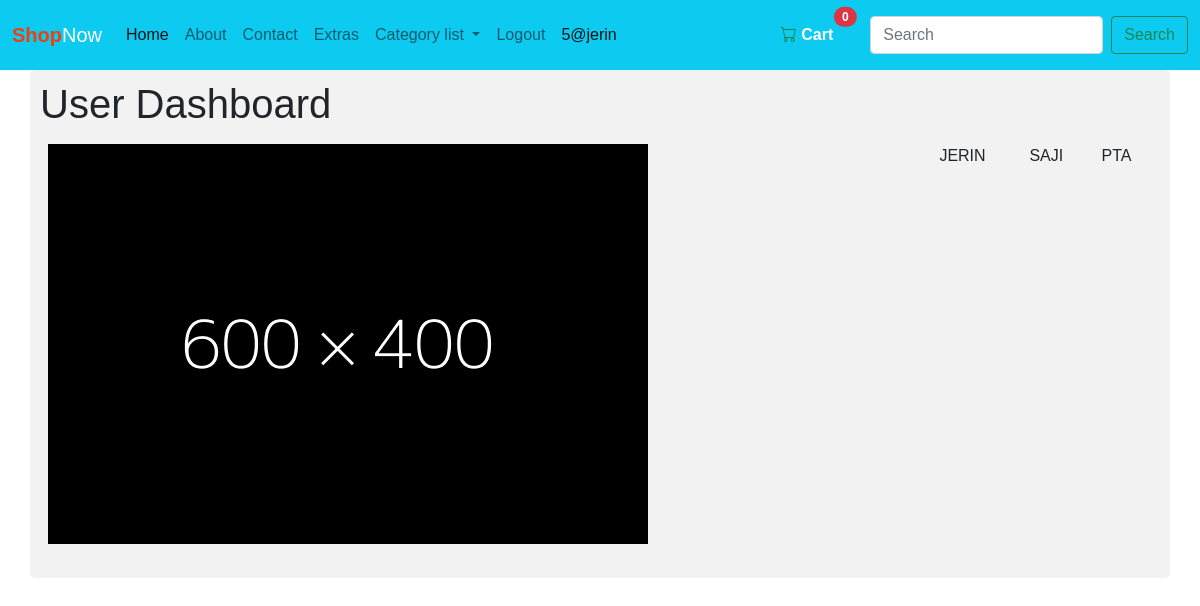
The page /user/dashboard/ (signed in) on the database its author committed.
### user/models.py (models this page shows, shortened)
class ProfileModel(models.Model):
    GENDER_CHOICES = (
        ("M","Male"),("F","Female"),("Others","Others")
    )
    user = models.OneToOneField(User,on_delete=models.CASCADE)
    first_name = models.CharField(max_length=20)
    last_name = models.CharField(max_length=20)
    gender = models.CharField(max_length=10,choices=GENDER_CHOICES)
    age = models.IntegerField(default=0)
    address = models.CharField(max_length=100)
    phone_no = models.CharField(max_length=14,default=0)
    image = models.ImageField(upload_to='image/user/', default='default/product.png')
    created_on = models.DateField(auto_now_add=True)
    updated_on = models.DateField(auto_now=True)
    status = models.BooleanField(default=True)

### user/views.py (the view, shortened to what this page needs)
# urls.py: path('dashboard/', DashboardView.as_view(), name='dashboard'),
class DashboardView(LoginRequiredMixin, View):
    template_name = 'user/dashboard.html'
    def get(self, request):
        profile = self.get_queryset()
        context = {
            'profile' : profile
        }
        return render(request, self.template_name, context)
    def get_queryset(self):
        queryset = ProfileModel.objects.filter(user=self.request.user).first()
        return queryset

### templates/user/dashboard.html
{% extends 'base.html' %} {% block content %}
<div class="container">
  <div class="row">
    <div class="col">
      <h1>User Dashboard</h1>
      {% if profile %}
      <table class="table table-borderless">
        <tbody>
          <tr>
            <td rowspan="5">
                <img src="{{profile.image.url}}" alt="noimage">
            </td>
            <td >{{profile.first_name}}</td>
            <td >{{profile.last_name}}</td>
            <td >{{profile.address}}</td>
          </tr>
        </tbody>
      </table>
      {% else %}
      <a href="{% url 'profile_create' %}" class="btn btn-primary"
        >Add Profile</a
      >
      {% endif %}
    </div>
  </div>
</div>
{% endblock %}

### templates/includes/navbar.html (shortened to what this page needs)
<nav class="navbar navbar-expand-lg navbar-light bg-info">
  <div class="container-fluid">
    <a class="navbar-brand" href="#"><span style="color: rgb(235, 64, 17);"><b>Shop</b></span><span style="color:white ;">Now</span></a>
    <div
      class="collapse navbar-collapse justify-content-between"
      id="navbarSupportedContent"
    >
      <ul class="navbar-nav mb-2 mb-lg-0">
        <li class="nav-item">
          <a
            class="nav-link active"
            aria-current="page"
            href="{% url 'home' %}"
          >
            Home
          </a>
        </li>
        <li class="nav-item">
          <a class="nav-link" href="{% url 'aboutus' %}">About</a>
        </li>
        <li class="nav-item">
          <a class="nav-link" href="{% url 'contactus' %}">Contact</a>
        </li>
        <li class="nav-item">
          <a class="nav-link" href="">Extras</a>
        </li>
        <ul class="navbar-nav">
          <li class="nav-item dropdown">
            <a
              class="nav-link dropdown-toggle"
              href="#"
              id="navbarDropdown"
              role="button"
              data-bs-toggle="dropdown"
              aria-expanded="false"
            >
              Category list
            </a>
            {% if user.is_authenticated %}
          </li>
          <li class="nav-item">
            <a class="nav-link" href="{% url 'logout' %}">Logout</a>
          </li>
          {% endif %}
        </ul>
        {% if user.is_authenticated %}
        <ul class="navbar-nav" style="padding: auto">
          <li class="nav-item me-2">
            <a class="nav-link active" href="{% url 'dashboard' %}">{{user}}</a>
          </li>
        </ul>
        {% endif %}
      </ul>
      <ul class="navbar-nav d-flex align-items-center ms-auto">
        <li class="nav-item">
          <a href="" class="nav-link position-relative me-3">
            <button type="button" class="btn shadow-none position-relative text-success">
              <i class="bi bi-cart text-success "></i>
             <span style="color: rgb(0, 0, 0);"><b style="color: white;">Cart</b></span>
              <span
                class="position-absolute top-0 start-100 translate-middle badge rounded-pill bg-danger"
              >
                {{cart.products.all | length}}
              </span>
            </button>
          </a>
        </li>
        <li class="nav-item">
          <form method="get" action="{% url 'search_product' %}" class="d-flex">
            <input
              name="query"
              class="form-control me-2"
              type="search"
              placeholder="Search"
              aria-label="Search"
            />
            <button class="btn btn-outline-success" type="submit">
              Search
            </button>
          </form>
        </li>
      </ul>
    </div>
  </div>
</nav>

### static/css/style.css (style rules this page uses)
body { font-family: Arial, Helvetica, sans-serif; margin: 0; }
html { box-sizing: border-box; }
*, *:before, *:after { box-sizing: inherit; }
.container { padding: 0 16px; }
.container::after, .row::after { content: ""; clear: both; display: table; }
* { box-sizing: border-box; }
.container { border-radius: 5px; background-color: #f2f2f2; padding: 10px; }
.row:after { content: ""; display: table; clear: both; }

### rows shown on the page
ProfileModel: image (picture), first_name "JERIN", last_name "SAJI", address "PTA"

### other values the page prints
{{ user }} "5@jerin"
{{ cart.products.all | length }} "0"
